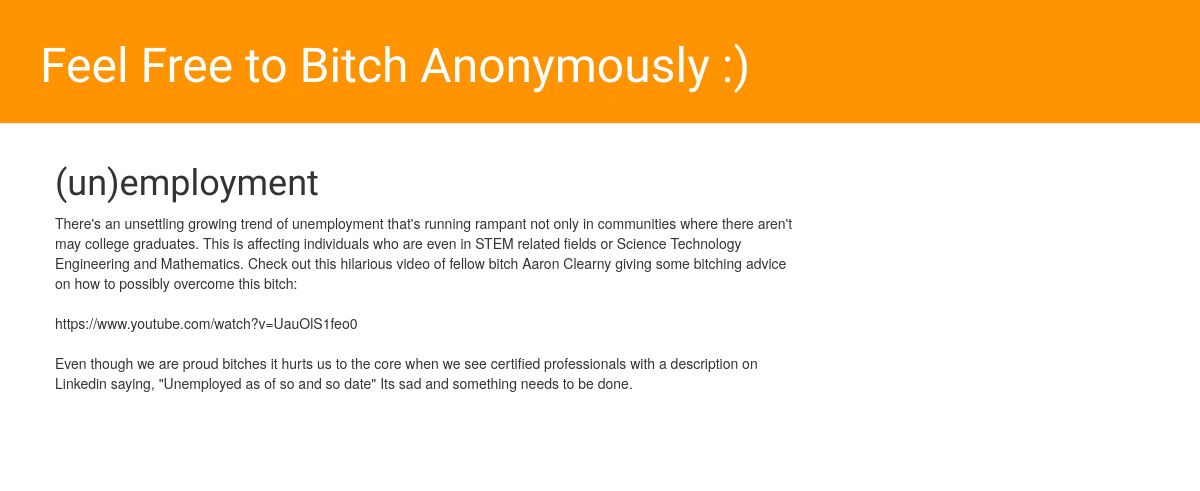
The page /post/3/ on the database as committed earlier.
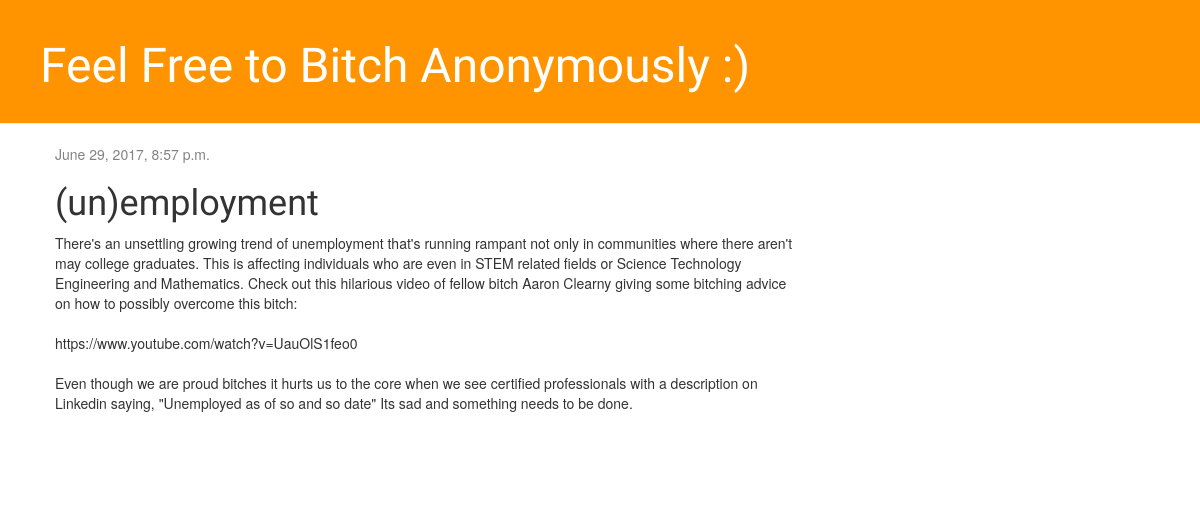
The same page on the database as committed later.
### blog/models.py (models this page shows, shortened)
class Post(models.Model):
	author = models.ForeignKey('auth.User')
	title = models.CharField(max_length=200)
	text = models.TextField()
	created_date = models.DateTimeField(blank=True, null=True)
	published_date = models.DateTimeField(
            blank=True, null=True)

### blog/views.py (the view)
# urls.py: url(r'^post/(?P<pk>\d+)/$', views.post_detail, name='post_detail'),
def post_detail(request, pk):
    post = get_object_or_404(Post, pk=pk)
    return render(request, 'blog/post_detail.html', {'post': post})

### blog/templates/blog/post_detail.html (shortened to what this page needs)
{% extends 'blog/base.html' %}
{% block content %}
    <div class="post">
        {% if post.published_date %}
            <div class="date">
                {{ post.published_date }}
            </div>
        {% endif %}
        <h1>{{ post.title }}</h1>
        <p>{{ post.text|linebreaksbr }}</p>
    </div>
{% endblock %}

### blog/templates/blog/base.html (shortened to what this page needs)
{% load staticfiles %}
<html>
    <head>
        <link rel="stylesheet" href="//maxcdn.bootstrapcdn.com/bootstrap/3.2.0/css/bootstrap.min.css">
        <link rel="stylesheet" href="//maxcdn.bootstrapcdn.com/bootstrap/3.2.0/css/bootstrap-theme.min.css">
        <link rel="stylesheet" href="{% static 'css/blog.css' %}">
    </head>
    <body>
        <div class="page-header">
            <h1><a href="/">Feel Free to Bitch Anonymously :)</a></h1>
        </div>
        <div class="content container">
            <div class="row">
                <div class="col-md-8">
                {% block content %}
                {% endblock %}
                </div>
            </div>
        </div>
    </body>
</html>

Rows that differ between the two databases and show on the page:
changed Post "(un)employment": published_date (not shown) → "June 29, 2017, 8:57 p.m."
